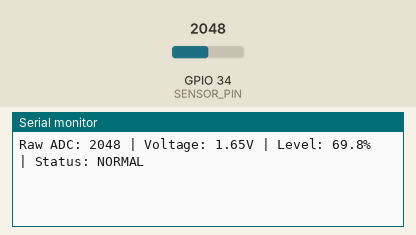
This sketch was run on a simulated ESP32. On the bench: the last lines printed to the serial monitor. Inputs (shaded band) come from the test bench; at power-on: GPIO 34 (SENSOR_PIN) = 2048 (analog values on the 0–4095 scale).

Above: at 1.8 s.
1.9 s: GPIO 34 (SENSOR_PIN) set to 2094
At 2.5 s:
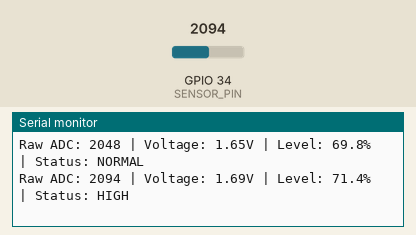
7.5 s: GPIO 34 (SENSOR_PIN) set to 2662
At 8.8 s:
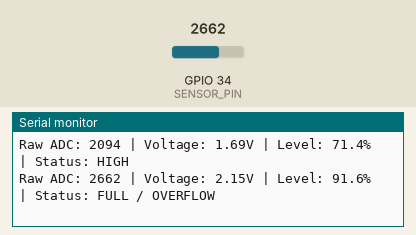
9.0 s: GPIO 34 (SENSOR_PIN) set to 2588
At 9.8 s:
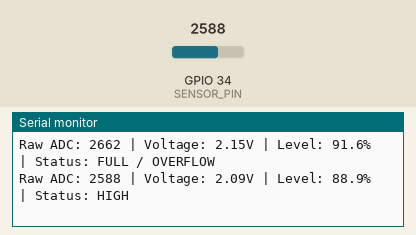
13.5 s: GPIO 34 (SENSOR_PIN) set to 238
At 14.8 s:
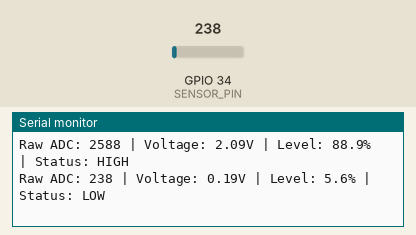
15.0 s: GPIO 34 (SENSOR_PIN) set to 200
At 15.8 s:
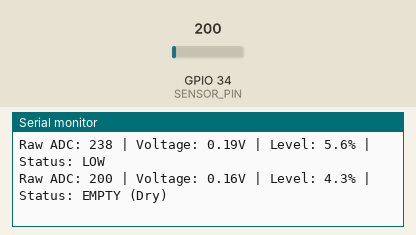

Measured:
- the behaviour switches between 2053 and 2054 on GPIO 34 (SENSOR_PIN) (found by bisection; images 0 and 1)
- the behaviour switches between 2618 and 2617 on GPIO 34 (SENSOR_PIN) (found by bisection; images 2 and 3)
- the behaviour switches between 222 and 221 on GPIO 34 (SENSOR_PIN) (found by bisection; images 4 and 5)
- after the input at 1.9 s, the serial monitor: prints a new line after 0.11 s (image 1)
- after the input at 7.5 s, the serial monitor: prints a new line after 0.51 s (image 2)
- after the input at 9.0 s, the serial monitor: prints a new line at once (image 3)
- after the input at 13.5 s, the serial monitor: prints a new line after 0.51 s (image 4)
- after the input at 15.0 s, the serial monitor: prints a new line at once (image 5)

The sketch:

esp32_water_level_monitor.ino
```cpp
#include <Arduino.h>

#define SENSOR_PIN 34
#define READ_INTERVAL_MS 1000
#define NUM_SAMPLES 20

const int SENSOR_DRY = 80;
const int SENSOR_MAX_WET = 2900;
const float REF_VOLTAGE = 3.3;
const int ADC_MAX = 4095;

unsigned long lastReadTime = 0;

int readSmoothedADC(int pin, int samples) {
  long sum = 0;
  for (int i = 0; i < samples; i++) {
    sum += analogRead(pin);
    delayMicroseconds(400);
  }
  return (int)(sum / samples);
}

String getLevelStatus(float pct) {
  if (pct <= 5.0) return "EMPTY (Dry)";
  if (pct < 30.0) return "LOW";
  if (pct < 70.0) return "NORMAL";
  if (pct < 90.0) return "HIGH";
  return "FULL / OVERFLOW";
}

void setup() {
  Serial.begin(115200);
  analogSetPinAttenuation(SENSOR_PIN, ADC_11db);
  analogReadResolution(12);
}

void loop() {
  unsigned long currentMillis = millis();

  if (currentMillis - lastReadTime >= READ_INTERVAL_MS) {
    lastReadTime = currentMillis;

    int rawADC = readSmoothedADC(SENSOR_PIN, NUM_SAMPLES);
    float voltage = ((float)rawADC / (float)ADC_MAX) * REF_VOLTAGE;
    float percentage = ((float)(rawADC - SENSOR_DRY) / (float)(SENSOR_MAX_WET - SENSOR_DRY)) * 100.0;
    percentage = constrain(percentage, 0.0, 100.0);

    Serial.print("Raw ADC: ");
    Serial.print(rawADC);
    Serial.print(" | Voltage: ");
    Serial.print(voltage, 2);
    Serial.print("V | Level: ");
    Serial.print(percentage, 1);
    Serial.print("% | Status: ");
    Serial.println(getLevelStatus(percentage));
  }
}
```
